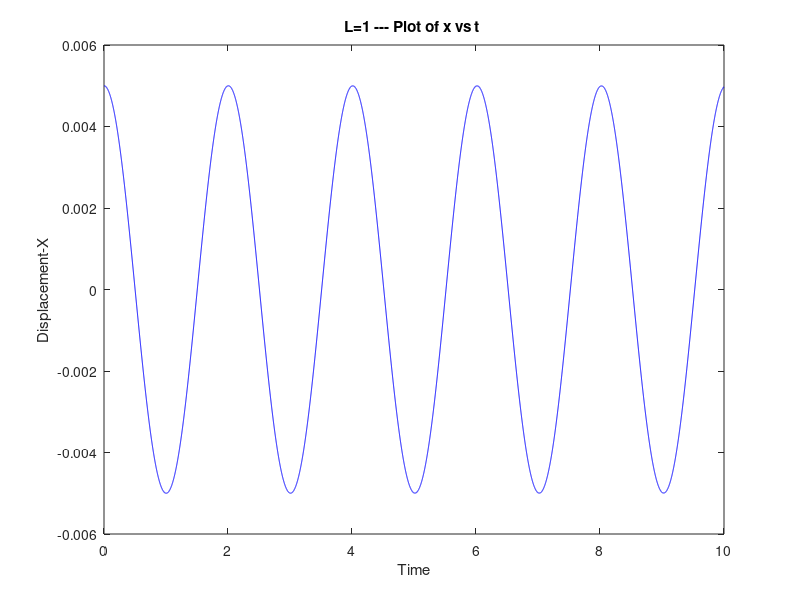
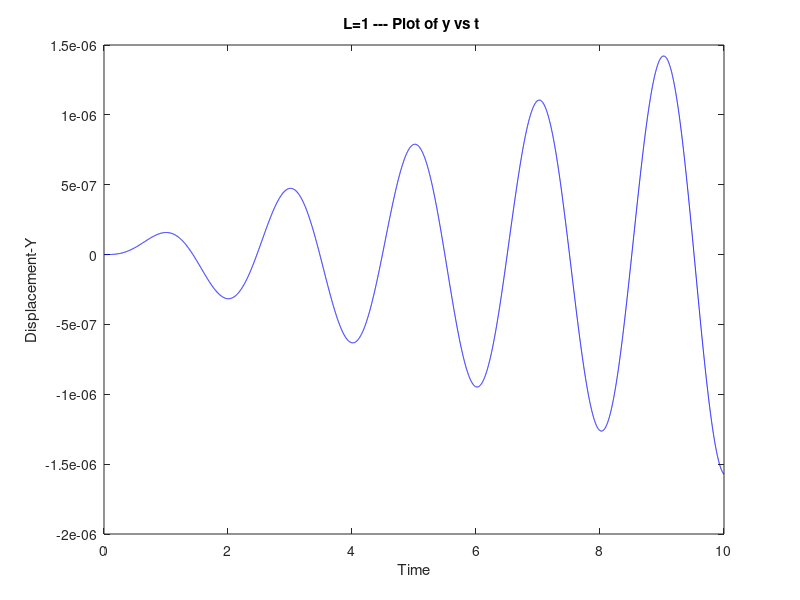
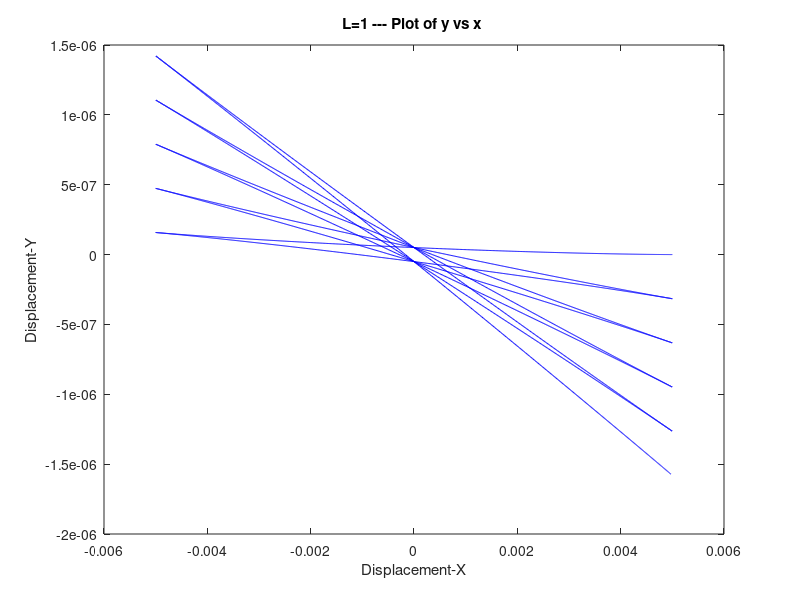

Source code (MATLAB) for these figures, in order:
function Foucalt_Pendulum
% This programme will numerically solve the equation of motion of a foucault
% pendulum for different initial condition.
TSPAN=linspace(0,10,10000);
% Initial Condition for Pendulum
initial_displacement_x=0.005;
initial_velocity_x=0.0;

initial_displacement_y=0.0;
initial_velocity_y=0.0;

z0=[initial_displacement_x initial_displacement_y initial_velocity_x initial_velocity_y];


[t,z] = ode45(@odefun,TSPAN,z0);

%plot x vs t
figure(1)
plot(TSPAN ,z(:,1),'b')
ylabel('Displacement-X');xlabel('Time');title('L=1 --- Plot of x vs t ');
%plot y vs t
figure(2)
plot(TSPAN ,z(:,2),'b')
ylabel('Displacement-Y');xlabel('Time');title('L=1 --- Plot of y vs t ');
%plot y vs x
figure(3)
plot(z(:,1) ,z(:,2),'b')
ylabel('Displacement-Y');xlabel('Displacement-X');title('L=1 --- Plot of y vs x ');

% functions

function zdot= odefun(t,z)
g=9.81;L=1;w=7.29e-5;lat=25.5941;
   
zdot=[z(3);z(4); 
-g/L*z(1)+2*w*sind(lat)*z(4);
-g/L*z(2)-2*w*sind(lat)*z(3)];


